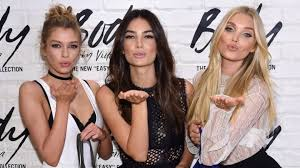
#> input picture Module_01_Computer_Vision_Basics/getting-yourself-oriented/orientation_example.jpg, 300 x 168 px
$ python blurring.py --image ../getting-yourself-oriented/orientation_example.jpg
#> lines starting #> are read from the running program, lines starting #| are printed output that depends on the picture
# import the necessary packages
import argparse
import cv2

# construct the argument parser and parse the arguments
ap = argparse.ArgumentParser()
ap.add_argument("-i", "--image", required=True, help="Path to the image")
args = vars(ap.parse_args())

# load the image, display it, and initialize the list of kernel sizes
image = cv2.imread(args["image"])
#> image is the input picture: shape (168, 300, 3); mean B, G, R 139, 144, 165.1
cv2.imshow("Original", image)
kernelSizes = [(3, 3), (9, 9), (15, 15)]

# loop over the kernel sizes and apply an "average" blur to the image
for (kX, kY) in kernelSizes:
    blurred = cv2.blur(image, (kX, kY))
    cv2.imshow("Average ({}, {})".format(kX, kY), blurred)
    cv2.waitKey(0)
#> this loop made 3 passes
#> pass 1, `blurred = cv2.blur(image, (kX, kY))`:
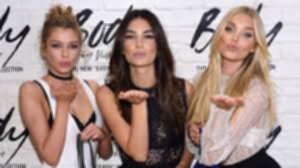
#> blurred: shape (168, 300, 3); mean B, G, R 139, 144, 165.1
#> pass 2, `blurred = cv2.blur(image, (kX, kY))`:
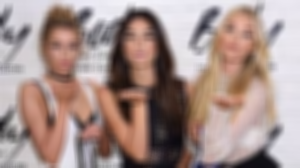
#> blurred: shape (168, 300, 3); mean B, G, R 139, 144, 165.1
#> pass 3, `blurred = cv2.blur(image, (kX, kY))`:
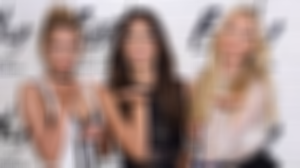
#> blurred: shape (168, 300, 3); mean B, G, R 139, 144, 165.1

# close all windows to cleanup the screen
cv2.destroyAllWindows()
cv2.imshow("Original", image)

# loop over the kernel sizes and apply a "Gaussian" blur to the image
for (kX, kY) in kernelSizes:
    blurred = cv2.GaussianBlur(image, (kX, kY), 0)
    cv2.imshow("Gaussian ({}, {})".format(kX, kY), blurred)
    cv2.waitKey(0)
#> this loop made 3 passes
#> pass 2, `blurred = cv2.GaussianBlur(image, (kX, kY), 0)`:
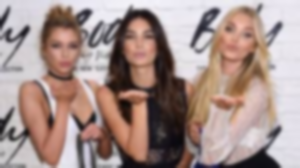
#> blurred: shape (168, 300, 3); mean B, G, R 139, 144, 165.1

# close all windows to cleanup the screen
cv2.destroyAllWindows()
cv2.imshow("Original", image)

# loop over the kernel sizes and apply a "Median" blur to the image
for k in (3, 9, 15):
    blurred = cv2.medianBlur(image, k)
    cv2.imshow("Median {}".format(k), blurred)
    cv2.waitKey(0)
#> this loop made 3 passes
#> pass 1, `blurred = cv2.medianBlur(image, k)`:
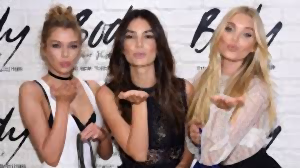
#> blurred: shape (168, 300, 3); mean B, G, R 139.4, 144.4, 165.5
#> pass 2, `blurred = cv2.medianBlur(image, k)`:
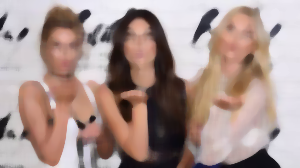
#> blurred: shape (168, 300, 3); mean B, G, R 141.7, 147.1, 168.8
#> pass 3, `blurred = cv2.medianBlur(image, k)`:
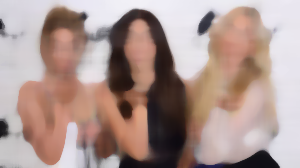
#> blurred: shape (168, 300, 3); mean B, G, R 143.4, 149.2, 171.6
